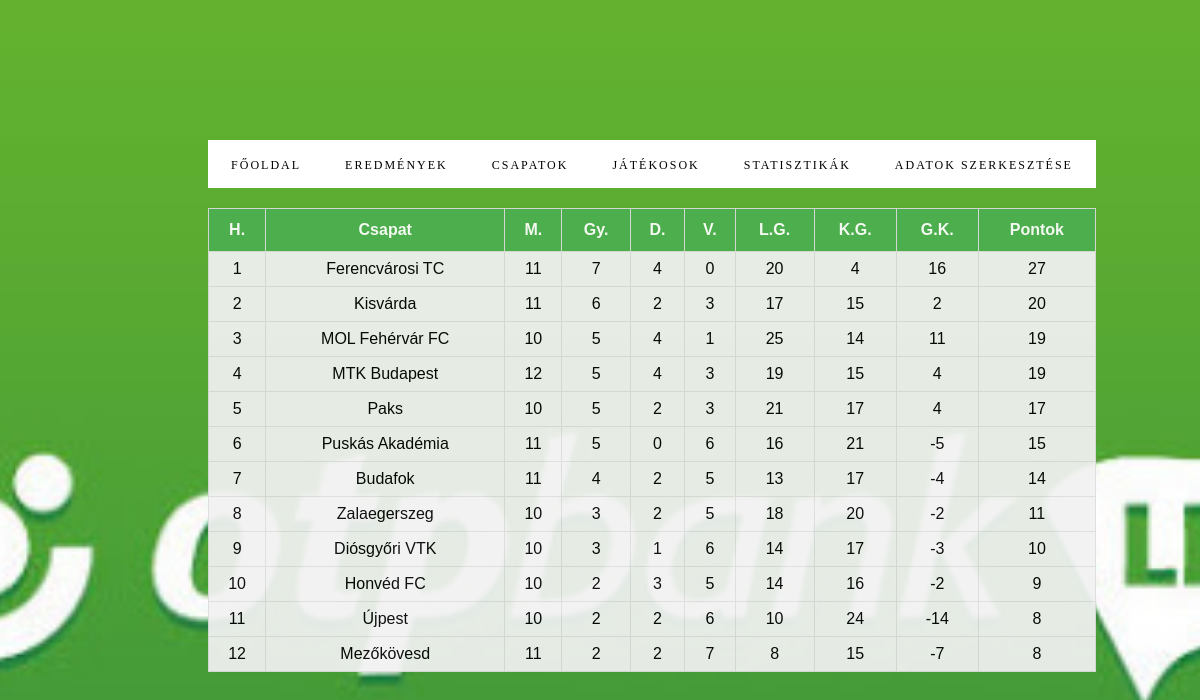
The page / on the database its author committed.
### tables this page shows
CREATE TABLE `tabella` (
  `Csapat neve` text NOT NULL,
  `Lejátszott fordulók` int(2) NOT NULL,
  `Győzelmek` int(2) NOT NULL,
  `Döntetlenek` int(2) NOT NULL,
  `Vereségek` int(2) NOT NULL,
  `Lőtt gólok` int(3) NOT NULL,
  `Kapott Gólok` int(3) NOT NULL,
  `Gólkülönbség` int(3) NOT NULL,
  `Pontok` int(2) NOT NULL
);

### index.php (the view, shortened to what this page needs)
<!DOCTYPE html>
<html>
	<head>
		<link rel='stylesheet' href='Style.css'>
	</head>
	<body>
		<div class='container'>
			<a href="index.php" class="btn">Főoldal</a>
		    <a href="eredmenyek.php" class="btn">Eredmények</a>
		    <a href="csapatok.php" class="btn">Csapatok</a>
		    <a href="jatekosok.php" class="btn">Játékosok</a>
		    <a href="stat.php" class="btn">Statisztikák</a>
		    <a href="edit.php" class="btn">Adatok szerkesztése</a>
		</div>
		<?php
			$conn = OpenCon();
			$sql = "SELECT * FROM tabella ORDER BY tabella.Pontok DESC,tabella.`Lejátszott fordulók` ASC,tabella.Győzelmek DESC,tabella.Gólkülönbség DESC,tabella.`Lőtt gólok` DESC";
			$result = $conn->query($sql);
			if ($result->num_rows > 0) {
				echo "
				<table class='tabella' id='tabella' border='1' cellspacing='0' cellpadding='0'>
						<th>H.</th>
						<th>Csapat</th>
						<th>M.</th>
						<th>Gy.</th>
						<th>D.</th>
						<th>V.</th>
						<th>L.G.</th>
						<th>K.G.</th>
						<th>G.K.</th>
						<th>Pontok</th>";
				$i = 0;
			  	while($row = $result->fetch_assoc()) {
			  		$i++;
			  		$nev = explode(" ",$row["Csapat neve"]);
			  		echo "
			  			<form action='jatekosok.php' id='submit' method='get' target='_blank'  name='".$nev[0]."'>
				  			<tr>
				  			  	<td>".$i."</td>
			  			  		<td style='cursor:pointer;' onclick='kuldes(`".$nev[0]."`);self.close();'>".$row["Csapat neve"]."
			  			  			<input type='text' id='csapat' name='csapat' hidden value='".$row["Csapat neve"]."'>
			  			  		</td>
				  			  	<td>".$row["Lejátszott fordulók"]."</td>
				  			  	<td>".$row["Győzelmek"]."</td>
				  			  	<td>".$row["Döntetlenek"]."</td>
				  			  	<td>".$row["Vereségek"]."</td>
				  			  	<td>".$row["Lőtt gólok"]."</td>
				  			  	<td>".$row["Kapott Gólok"]."</td>
				  			  	<td>".$row["Gólkülönbség"]."</td>
				  			  	<td>".$row["Pontok"]."</td>
				  		  	 </tr>
			  		  	</form>";
			  	}
			  	echo "</table>";
			}
		?>
		<br>
	</body>
</html>

### Style.css (style rules this page uses)
* { -webkit-transition-property: all; -webkit-transition-duration: .2s; -moz-transition-timing-function: cubic-bezier(100,50,21,6); -moz-transition-property: all; -moz-transition-timing-function: cubic-bezier(100,50,21,6); }
body { background-image: url('background.jpg'); background-position: center; background-repeat: no-repeat; background-size: cover; text-align: center; height:100%; }
.tabella, .jatekosok { font-family: Arial, Helvetica, sans-serif; border-collapse: collapse; width: 75%; margin:20px 200px; background-color: white; opacity: 0.93; }
.tabella td, .tabella th,.jatekosok td, .jatekosok th { text-align: center; border: 1px solid #ddd; padding: 8px; }
.tabella tr:nth-child(even),.jatekosok tr:nth-child(even) { background-color: #f2f2f2; }
.tabella th,.jatekosok th { padding-top: 12px; padding-bottom: 12px; background-color: #4CAF50; color: white; }
.btn { color:black; background:white; padding:10px 20px; font-size:12px; text-decoration:none; letter-spacing:2px; text-transform:uppercase; }
.container { background-color: white; padding:15px 0px; margin-left: 200px; margin-right: 200px; margin-top: 140px; width: 75%; }

### rows shown on the page
tabella: Csapat neve "Ferencvárosi TC", Lejátszott fordulók "11", Győzelmek "7", Döntetlenek "4", Vereségek "0", Lőtt gólok "20", Kapott Gólok "4", Gólkülönbség "16", Pontok "27"
tabella: Csapat neve "Kisvárda", Lejátszott fordulók "11", Győzelmek "6", Döntetlenek "2", Vereségek "3", Lőtt gólok "17", Kapott Gólok "15", Gólkülönbség "2", Pontok "20"
tabella: Csapat neve "MOL Fehérvár FC", Lejátszott fordulók "10", Győzelmek "5", Döntetlenek "4", Vereségek "1", Lőtt gólok "25", Kapott Gólok "14", Gólkülönbség "11", Pontok "19"
tabella: Csapat neve "MTK Budapest", Lejátszott fordulók "12", Győzelmek "5", Döntetlenek "4", Vereségek "3", Lőtt gólok "19", Kapott Gólok "15", Gólkülönbség "4", Pontok "19"
tabella: Csapat neve "Paks", Lejátszott fordulók "10", Győzelmek "5", Döntetlenek "2", Vereségek "3", Lőtt gólok "21", Kapott Gólok "17", Gólkülönbség "4", Pontok "17"
tabella: Csapat neve "Puskás Akadémia", Lejátszott fordulók "11", Győzelmek "5", Döntetlenek "0", Vereségek "6", Lőtt gólok "16", Kapott Gólok "21", Gólkülönbség "-5", Pontok "15"
tabella: Csapat neve "Budafok", Lejátszott fordulók "11", Győzelmek "4", Döntetlenek "2", Vereségek "5", Lőtt gólok "13", Kapott Gólok "17", Gólkülönbség "-4", Pontok "14"
tabella: Csapat neve "Zalaegerszeg", Lejátszott fordulók "10", Győzelmek "3", Döntetlenek "2", Vereségek "5", Lőtt gólok "18", Kapott Gólok "20", Gólkülönbség "-2", Pontok "11"
tabella: Csapat neve "Diósgyőri VTK", Lejátszott fordulók "10", Győzelmek "3", Döntetlenek "1", Vereségek "6", Lőtt gólok "14", Kapott Gólok "17", Gólkülönbség "-3", Pontok "10"
tabella: Csapat neve "Honvéd FC", Lejátszott fordulók "10", Győzelmek "2", Döntetlenek "3", Vereségek "5", Lőtt gólok "14", Kapott Gólok "16", Gólkülönbség "-2", Pontok "9"
tabella: Csapat neve "Újpest", Lejátszott fordulók "10", Győzelmek "2", Döntetlenek "2", Vereségek "6", Lőtt gólok "10", Kapott Gólok "24", Gólkülönbség "-14", Pontok "8"
tabella: Csapat neve "Mezőkövesd", Lejátszott fordulók "11", Győzelmek "2", Döntetlenek "2", Vereségek "7", Lőtt gólok "8", Kapott Gólok "15", Gólkülönbség "-7", Pontok "8"
